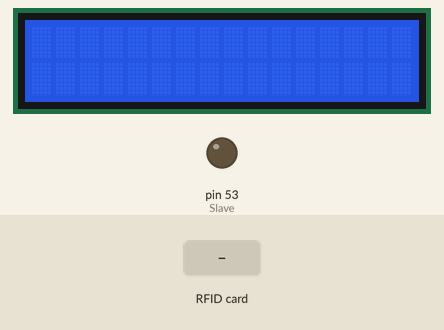
Simulated run of this sketch. Board: Arduino Mega 2560, built with avr-gcc and run on an emulated ATmega2560. Parts: 16×2 character LCD, output pins drawn as LEDs (lit = HIGH). Inputs (shaded band) come from the test bench. Pins used as bus, display or sensor lines are not drawn; what the sketch prints to the serial monitor is not drawn.

Above: at 1.3 s.
1.4 s: RFID card 5E 7A 19 C4 held to the reader
At 2.3 s:
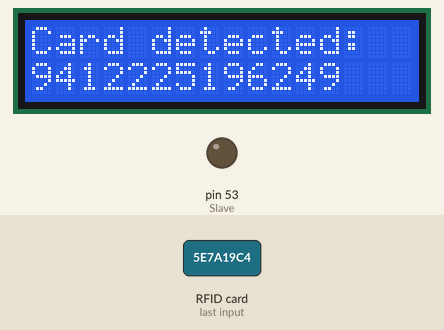
Timing chart, 0 to 4.4 s (numbered marks = the images above; inputs shaded):
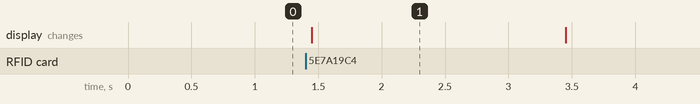

Measured:
- after the input at 1.4 s, the display: changes after 0.05 s (image 1)
- what the display in image 1 shows lasts 2.1 s, from 1.4 s to 3.5 s

The sketch:

rfid_lcd.ino
```cpp
#include <Wire.h>
#include <LiquidCrystal_I2C.h>
#include <SPI.h>
#include <RFID.h>

#define SDA 36
#define RESET 8

int id[5];
int Slave= 53;
int CS= 37;;

// Search the I2C Addressz with an I2C address scanner
LiquidCrystal_I2C lcd(0x3F, 16, 2);
RFID RC522(SDA, RESET);

void setup()
{
  pinMode(Slave, OUTPUT);
  pinMode(CS, OUTPUT);
  digitalWrite(CS, HIGH);
  Serial.begin(57600);
  SPI.begin();
  //begin RC522
  RC522.init();
  // initialize the LCD
  lcd.begin();
  // Turn on the blacklight and print a message.
  lcd.backlight();
}

void loop()
{
  //detect card
  if (RC522.isCard())
  {
    RC522.readCardSerial();//read RFID Card Serial Number
    lcd.setCursor(0,0);//set lcd cursor to row zero
    lcd.print("Card detected:");//show something to lcd
    lcd.setCursor(0,1);//set lcd cursor to row 1

    for(int i=0;i<5;i++)
    {
      id[i] = RC522.serNum[i],HEX;//save serial number to an integer
      lcd.print(id[i]);//show serial number to lcd
      Serial.print(id[i]);
    }
    Serial.println();
    delay(2000);//show id for 3 seconds
    lcd.clear();//clear lcd
  }
}
```
